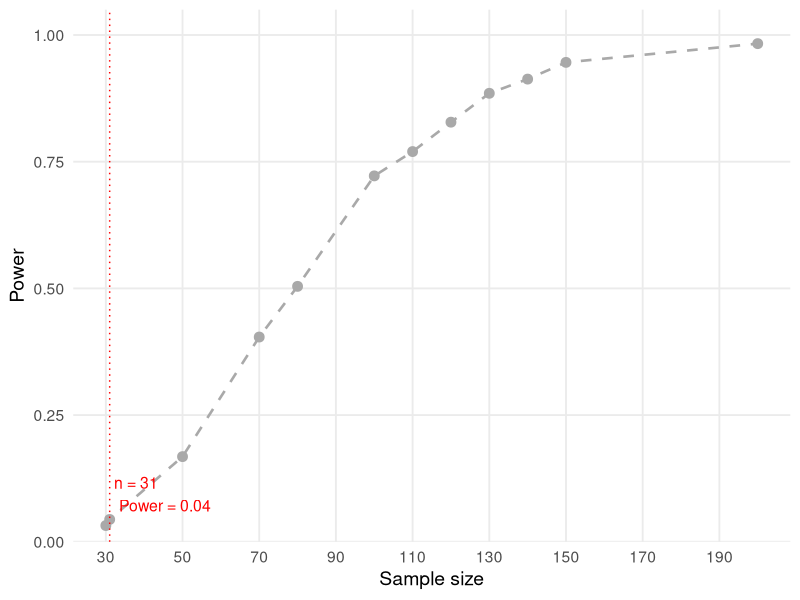

Recreate this plot in R.
## ---- chunk 1
# Parametri del modello simulato
b0 <- 75
b1 <- 8
b2 <- 30
b3 <- 29
b4 <- 15.5
sigma2 <- 625
sd_error <- sqrt(sigma2)
fam <- gaussian(link = "identity")

ns <- c(30, 31, 50, 70, 80, 100, 110, 120, 130, 140, 150, 200)
nsim <- 1000
power <- numeric(length(ns))

for (i in seq_along(ns)) {
  n <- ns[i]
  pvals_x1 <- numeric(nsim)
  pvals_x2 <- numeric(nsim)
  pvals_x3 <- numeric(nsim)
  pvals_x4 <- numeric(nsim)

  for (j in 1:nsim) {
    x1 <- rnorm(n, 0, 1)
    x2 <- rnorm(n, 0.61, 0.29)
    x3 <- rnorm(n, 0.52, 0.32)
    x4 <- rnorm(n, 0.1, 0.6)

    lp <- b0 + b1 * x1 + b2 * x2 + b3 * x3 + b4 * x4
    mu <- fam$linkinv(lp)
    y <- rnorm(n, mu, sd_error)

    fit <- glm(y ~ x1 + x2 + x3 + x4, family = fam)
    pvals_x1[j] <- summary(fit)$coefficients["x1", "Pr(>|t|)"]
    pvals_x2[j] <- summary(fit)$coefficients["x2", "Pr(>|t|)"]
    pvals_x3[j] <- summary(fit)$coefficients["x3", "Pr(>|t|)"]
    pvals_x4[j] <- summary(fit)$coefficients["x4", "Pr(>|t|)"]
  }

  power[i] <- mean((pvals_x1 <= 0.05) & (pvals_x2 <= 0.05) & 
                   (pvals_x3 <= 0.05) & (pvals_x4 <= 0.05))
}

# Salva i risultati in un dataframe
result <- data.frame(SampleSize = ns, Power = power)
result
# Calcola la potenza esatta per n = 31
exact_power_31 <- result$Power[result$SampleSize == 31]
exact_power_31
## ---- chunk 2
library(ggplot2)

plot_finale <- ggplot(result, aes(x = SampleSize, y = Power)) +
  geom_line(size = 0.9, color = "darkgrey", linetype = "dashed") +
  geom_point(size = 3, color = "darkgrey") +
  geom_vline(xintercept = 31, linetype = "dotted", color = "red") +
  annotate("text", x = 31, y = exact_power_31 + 0.05,
           label = paste0("n = 31\nPower = ", round(exact_power_31, 2)),
           color = "red", size = 4, hjust = -0.1) +
  scale_y_continuous(limits = c(0, 1.05), breaks = seq(0, 1, 0.25), expand = c(0, 0)) +
  scale_x_continuous(breaks = seq(30, 200, by = 20), limits = c(30, 200)) +
  labs(
    x = "Sample size",
    y = "Power"
  ) +
  theme_minimal(base_size = 14) +
  theme(
    plot.title = element_text(face = "bold", hjust = 0.5),
    panel.grid.minor = element_blank(),
    theme_bw()
  )

plot_finale
